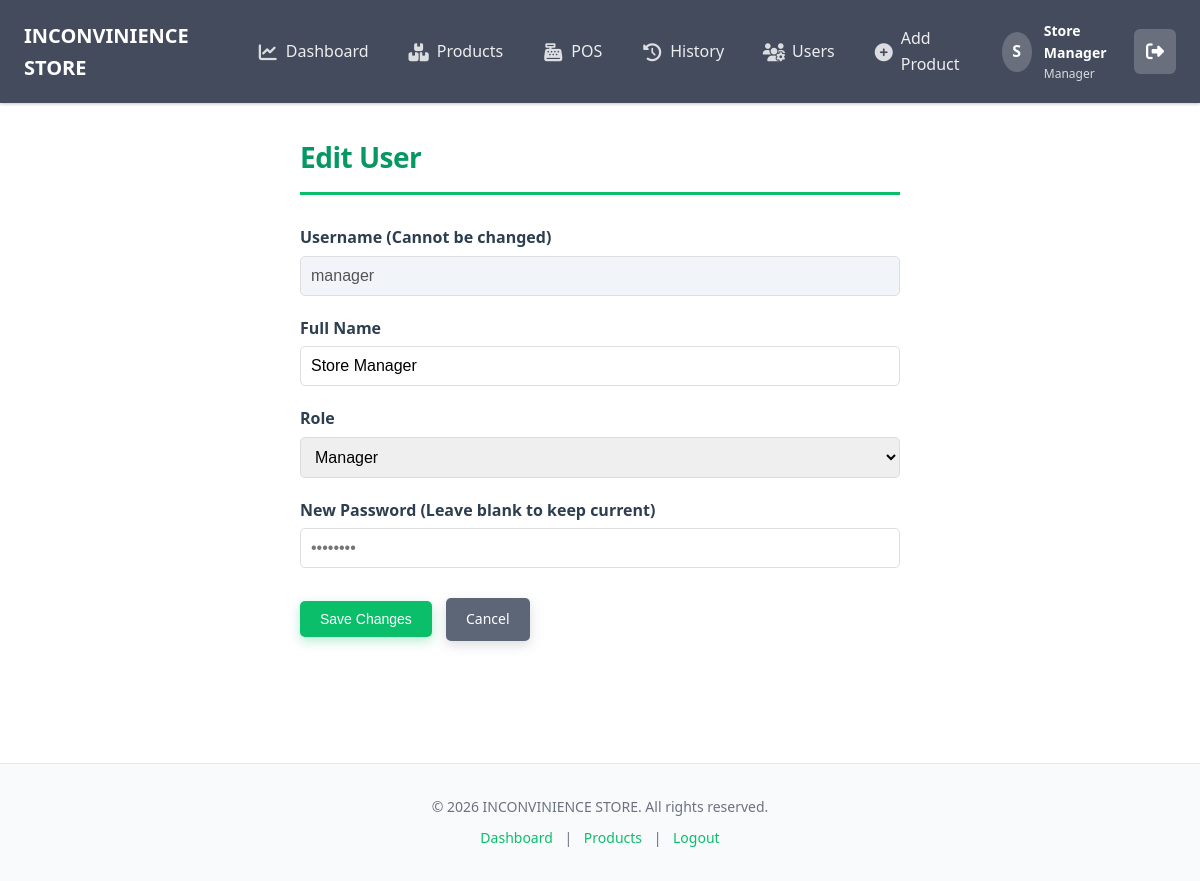
Page /edit_user.php?id=1 (signed in) on the committed database.
### tables this page shows
CREATE TABLE `users` (
  `user_id` int(11) NOT NULL,
  `username` varchar(100) NOT NULL,
  `password` varchar(255) NOT NULL,
  `full_name` varchar(255) NOT NULL,
  `role` enum('employee','manager') NOT NULL DEFAULT 'employee',
  `created_at` timestamp NOT NULL DEFAULT current_timestamp(),
  `updated_at` timestamp NOT NULL DEFAULT current_timestamp() ON UPDATE current_timestamp()
);

### edit_user.php (the view, shortened to what this page needs)
<?php
require_once 'includes/header.php';
$id = $_GET['id'] ?? null;
$conn = getDBConnection();
$stmt = $conn->prepare("SELECT * FROM users WHERE user_id = ?");
$stmt->bind_param("i", $id);
$stmt->execute();
$result = $stmt->get_result();
$user = $result->fetch_assoc();
?>
<main class="main-content">
    <div class="form-container">
        <h1>Edit User</h1>
        <form method="POST" class="login-form">
            <div class="form-group">
                <label>Username (Cannot be changed)</label>
                <input type="text" value="<?php echo htmlspecialchars($user['username']); ?>" disabled style="background: #f1f5f9;">
            </div>
            <div class="form-group">
                <label>Full Name</label>
                <input type="text" name="full_name" value="<?php echo htmlspecialchars($user['full_name']); ?>" required>
            </div>
            <div class="form-group">
                <label>Role</label>
                <select name="role" class="search-input" style="width: 100%;">
                    <option value="manager" <?php if($user['role'] == 'manager') echo 'selected'; ?>>Manager</option>
                </select>
            </div>
            <div class="form-group">
                <label>New Password (Leave blank to keep current)</label>
                <input type="password" name="password" placeholder="••••••••">
            </div>
            <div class="form-actions">
                <button type="submit" class="btn btn-primary">Save Changes</button>
                <a href="users.php" class="btn btn-secondary">Cancel</a>
            </div>
        </form>
    </div>
</main>
<?php
require_once 'includes/footer.php';
?>

### style.css (style rules this page uses)
* { margin: 0; padding: 0; box-sizing: border-box; }
:root { --color-primary: #0bbf6a; --color-primary-light: #22d485; --color-primary-dark: #059862; --color-secondary: #5c6676; --color-secondary-dark: #434b5c; --color-accent: #9ce7c4; }
body { font-family: 'Segoe UI', Tahoma, Geneva, Verdana, sans-serif; background: #ffffff; color: #2d3748; line-height: 1.6; min-height: 100vh; }
.fade-in-ready { opacity: 0; transform: translateY(8px); transition: opacity 0.45s ease-out, transform 0.45s ease-out; }
.fade-in-ready.fade-in-active { opacity: 1; transform: translateY(0); }
h1 { color: var(--color-primary-dark); margin-bottom: 24px; border-bottom: 3px solid var(--color-primary); padding-bottom: 12px; font-weight: 600; text-transform: none; letter-spacing: -0.5px; font-size: 28px; }
.search-input { flex: 1; padding: 10px; border: 1px solid #ddd; border-radius: 5px; font-size: 16px; }
.login-form { margin-top: 30px; }
.btn { display: inline-block; padding: 10px 20px; text-decoration: none; border-radius: 5px; border: none; cursor: pointer; font-size: 14px; transition: background-color 0.3s, transform 0.15s ease-out, box-shadow 0.15s ease-out; margin-right: 10px; }
.btn-primary { background: var(--color-primary); color: white; font-weight: 500; text-transform: none; letter-spacing: 0; box-shadow: 0 4px 12px rgba(11, 191, 106, 0.3); transition: all 0.3s ease; }
.btn-secondary { background: var(--color-secondary); color: white; font-weight: 500; box-shadow: 0 4px 12px rgba(107, 114, 128, 0.25); transition: all 0.3s ease; }
.form-container { max-width: 600px; margin: 0 auto; }
.form-group { margin-bottom: 20px; }
.form-group label { display: block; margin-bottom: 5px; font-weight: bold; color: #2c3e50; }
.form-group input[type="text"], .form-group input[type="number"], .form-group input[type="password"] { width: 100%; padding: 10px; border: 1px solid #ddd; border-radius: 5px; font-size: 16px; }
.form-actions { margin-top: 30px; }
.main-content { max-width: 1400px; margin: 0 auto; padding: 32px 24px; min-height: calc(100vh - 200px); }

### rows in the picture
users: username "manager", full_name "Store Manager", role "Manager"

### other values in the picture
substr($user['full_name'], 0, 1) "S"
$user['full_name'] "Store Manager"
$user['role'] "Manager"
